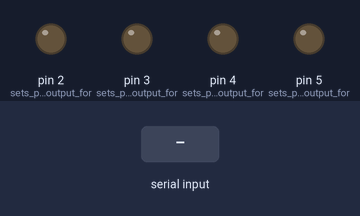
The sketch below on a simulated Arduino Uno, built with avr-gcc and run on an emulated ATmega328P. On the bench: output pins drawn as LEDs (lit = HIGH). The inputs (shaded band) are chosen by the test bench. What the sketch prints to the serial monitor is not drawn.

Above: at 2.2 s.
2.3 s: "c" received over Serial
At 4.4 s:
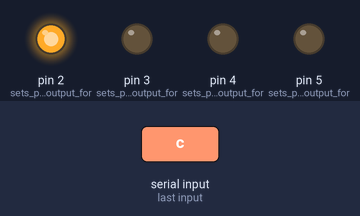
4.7 s: "H" received over the second serial link
At 6.5 s:
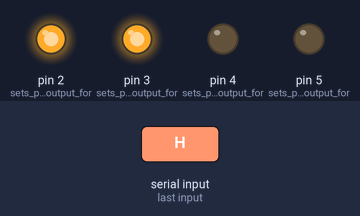
7.1 s: "C" received over Serial
At 8.4 s:
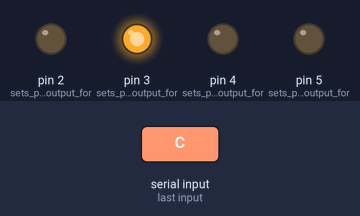
9.6 s: "p" received over the second serial link
At 11.4 s:
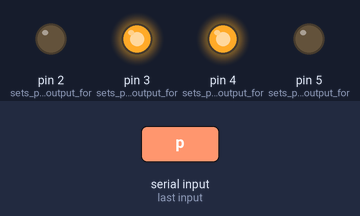
12.0 s: "h" received over Serial
At 13.4 s:
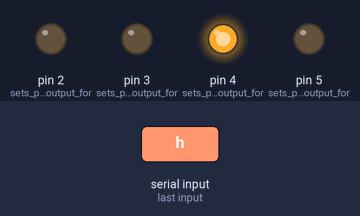
14.5 s: "c" received over the second serial link
At 16.4 s:
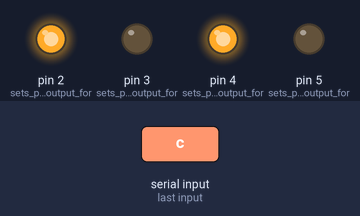
Timing chart, 0 to 17.9 s (numbered marks = the images above; inputs shaded):
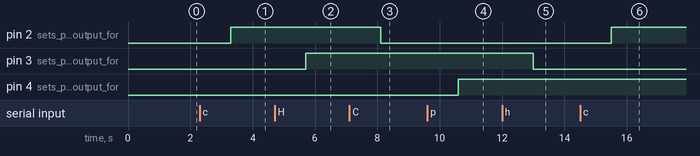

Measured:
- after the input at 2.3 s, pin 2 (sets_pin_2_as_output_for): LOW → HIGH after 1.0 s
- after the input at 4.7 s, pin 3 (sets_pin_3_as_output_for): LOW → HIGH after 1.0 s
- after the input at 7.1 s, pin 2 (sets_pin_2_as_output_for): HIGH → LOW after 1.0 s
- after the input at 9.6 s, pin 4 (sets_pin_4_as_output_for): LOW → HIGH after 1.0 s
- after the input at 12.0 s, pin 3 (sets_pin_3_as_output_for): HIGH → LOW after 1.0 s
- after the input at 14.5 s, pin 2 (sets_pin_2_as_output_for): LOW → HIGH after 1.0 s

The sketch:

webcamAI.ino
```cpp
#include <Wire.h>
#include <SoftwareSerial.h>
#include "Adafruit_SHT31.h"

SoftwareSerial WebcamSerial(6, 7); // RX, TX
Adafruit_SHT31 sht31 = Adafruit_SHT31();

const unsigned long HEARTBEAT_TIMEOUT = 600000; // 10 minuti in millisecondi
unsigned long lastHeartbeatTime = 0;

void setup() {
	Wire.begin();
	Serial.begin(9600);
	WebcamSerial.begin(9600);

	// Inizializzazione del sensore con controllo errori
	if (!sht31.begin(0x44)) {
		Serial.println("ERRORE: Sensore SHT31 non trovato!");
		WebcamSerial.println("ERRORE: Sensore SHT31 non trovato!");
	} else {
		Serial.println("Sensore SHT31 inizializzato correttamente");
		WebcamSerial.println("Sensore SHT31 inizializzato correttamente");
	}

	lastHeartbeatTime = millis(); // Inizializza il timer all'avvio

	pinMode(2, OUTPUT); // sets pin 2 as output for Camera Power
	pinMode(3, OUTPUT); // sets pin 3 as output for Heating
	pinMode(4, OUTPUT); // sets pin 4 as output for PC
	pinMode(5, OUTPUT); // sets pin 5 as output for Fan

	delay(1000); // let serial console settle
	Serial.println("Sistema inizializzato");
	WebcamSerial.println("Sistema inizializzato");
}

void loop() {
	// Controllo del timeout dell'heartbeat
	// Se non riceve un segnale di Heartbeat da 10 minuti resetta il PC
	if (millis() - lastHeartbeatTime > HEARTBEAT_TIMEOUT) {
		resetFunc();
	}

	// Gestione comandi da WebcamSerial
	if (WebcamSerial.available()) {
		String command = WebcamSerial.readString();
		processCommand(command, WebcamSerial);
	}

	// Gestione comandi da Serial
	if (Serial.available()) {
		String command = Serial.readString();
		processCommand(command, Serial);
	}
}

void processCommand(String command, Stream& serialPort) {
	if (command == "b") { // Heartbeat signal
		lastHeartbeatTime = millis();

	} else if (command == "C") {  // turn on Camera
		digitalWrite(2, LOW);

	} else if (command == "c") {  // turn off Camera
		digitalWrite(2, HIGH);

	} else if (command == "H") {  // turn on Heating
		digitalWrite(3, HIGH);

	} else if (command == "h") {  // turn off Heating
		digitalWrite(3, LOW);

	} else if (command == "P") {  // turn on PC
		digitalWrite(4, LOW);

	} else if (command == "p") {  // turn off PC
		digitalWrite(4, HIGH);

	} else if (command == "F") {  // turn on Fan
		digitalWrite(5, HIGH);

	} else if (command == "f") {  // turn off Fan
		digitalWrite(5, LOW);

	} else if (command == "t") {  // Lettura temperatura
		float t_celsius = sht31.readTemperature();
		if (!isnan(t_celsius)) {
			serialPort.print(t_celsius, 1);
		}

	} else if (command == "u") {  // Lettura umidità
		float h_percent = sht31.readHumidity();
		if (!isnan(h_percent)) {
			serialPort.print(h_percent, 1);
		}

	}
}

void resetFunc() {
	digitalWrite(4, HIGH);
	lastHeartbeatTime = millis();
	delay(1000);
	digitalWrite(4, LOW);
	Serial.println("Reset PC completato");
	WebcamSerial.println("Reset PC completato");
}
```
